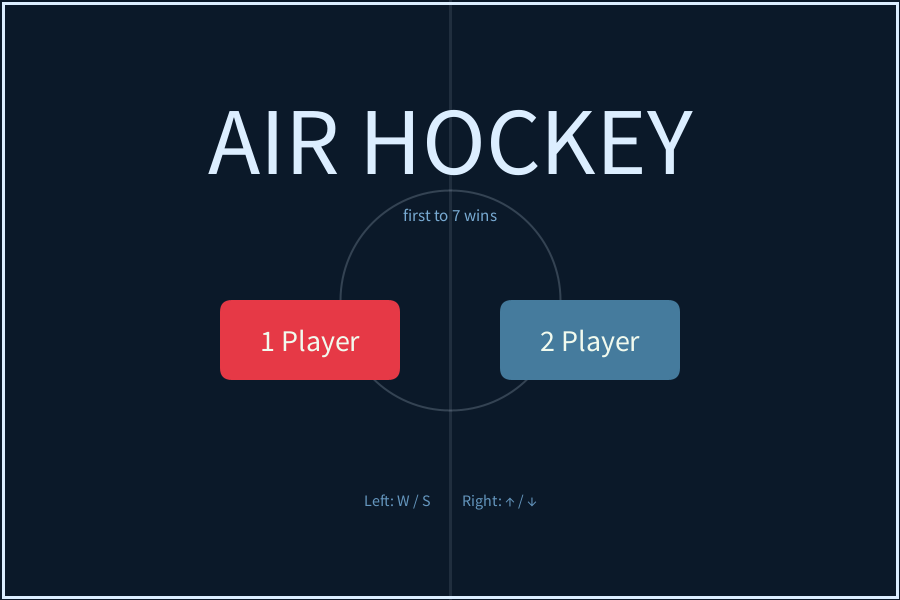
Frame 1 (no input)
Frame 60 (the mouse pressed at the canvas centre just before this capture): identical to frame 1, image omitted
Frame 120 (the mouse held since frame 60 and released just before this capture): identical to frame 1, image omitted

The Processing sketch that drew this single still picture (run headless with seeded random() and noise(); from frame 60 on, the mouse is pressed at the canvas centre):

// Processing sketch: sketch_260606a
// ── sketch_260606a.pde
void moveBall() {
  ballX += ballVX;
  ballY += ballVY;

  // Top and bottom wall bounce
  if (ballY - puckR <= 0) {
    ballY = puckR;
    ballVY = abs(ballVY);
  } else if (ballY + puckR >= height) {
    ballY = height - puckR;
    ballVY = -abs(ballVY);
  }

  // Left mallet collision (circle-circle)
  if (ballVX < 0) {
    float dx = ballX - leftX;
    float dy = ballY - leftY;
    float d  = sqrt(dx*dx + dy*dy);
    float minDist = malletR + puckR;

    if (d > 0 && d < minDist) {
      float nx = dx / d;
      float ny = dy / d;

      // Push puck outside mallet
      ballX = leftX + nx * (minDist + 1);
      ballY = leftY + ny * (minDist + 1);

      // Reflect velocity off collision normal
      float dot = ballVX * nx + ballVY * ny;
      ballVX -= 2 * dot * nx;
      ballVY -= 2 * dot * ny;

      // Guarantee rightward motion and clamp vertical speed
      if (ballVX < 5) ballVX = 5;
      ballVY = constrain(ballVY, -8, 8);
    }
  }

  // Right mallet collision (circle-circle)
  if (ballVX > 0) {
    float dx = ballX - rightX;
    float dy = ballY - rightY;
    float d  = sqrt(dx*dx + dy*dy);
    float minDist = malletR + puckR;

    if (d > 0 && d < minDist) {
      float nx = dx / d;
      float ny = dy / d;

      ballX = rightX + nx * (minDist + 1);
      ballY = rightY + ny * (minDist + 1);

      float dot = ballVX * nx + ballVY * ny;
      ballVX -= 2 * dot * nx;
      ballVY -= 2 * dot * ny;

      // Guarantee leftward motion and clamp vertical speed
      if (ballVX > -5) ballVX = -5;
      ballVY = constrain(ballVY, -8, 8);
    }
  }

  // Score: puck exits right side
  if (ballX > width) {
    leftScore++;
    resetBall();
  }

  // Score: puck exits left side
  if (ballX < 0) {
    rightScore++;
    resetBall();
  }
}

void resetBall() {
  ballX = width / 2;
  ballY = height / 2;

  ballVX = random(1) < 0.5 ? 6 : -6;
  ballVY = random(-3, 3);

  resetTimer  = millis() + 600;
  ballWaiting = true;
}

// ── enemy.pde
void aiMove() {
  if (ballY < rightY - 8) rightY -= 5;
  else if (ballY > rightY + 8) rightY += 5;

  rightY = constrain(rightY, malletR, height - malletR);
}

// ── gamemode.pde
// Draws the frozen game state — called by both gameMode and pauseMode.
void drawGameElements() {
  // Table border
  stroke(lineColor);
  strokeWeight(4);
  noFill();
  rect(3, 3, width - 6, height - 6);

  // Dashed center line
  stroke(lineColor);
  strokeWeight(2);
  drawDashedLine(width/2, 6, width/2, height - 6, 16);

  // Center circle
  noFill();
  stroke(lineColor);
  strokeWeight(2);
  ellipse(width/2, height/2, 180, 180);

  // Center dot
  fill(lineColor);
  noStroke();
  ellipse(width/2, height/2, 8, 8);

  // Goal zone markers
  strokeWeight(5);
  stroke(leftColor);
  line(5, height/2 - 70, 5, height/2 + 70);
  stroke(rightColor);
  line(width - 5, height/2 - 70, width - 5, height/2 + 70);

  // Puck shadow
  noStroke();
  fill(0, 0, 0, 70);
  ellipse(ballX + 3, ballY + 3, puckR * 2, puckR * 2);
  // Puck body
  fill(puckColor);
  ellipse(ballX, ballY, puckR * 2, puckR * 2);
  // Puck highlight
  fill(255, 255, 255, 130);
  ellipse(ballX - puckR * 0.28, ballY - puckR * 0.28, puckR * 0.55, puckR * 0.55);

  // Left mallet shadow
  fill(0, 0, 0, 70);
  ellipse(leftX + 3, leftY + 3, malletR * 2, malletR * 2);
  // Left mallet body
  fill(leftColor);
  noStroke();
  ellipse(leftX, leftY, malletR * 2, malletR * 2);
  // Left mallet inner ring
  fill(0, 0, 0, 80);
  ellipse(leftX, leftY, malletR * 0.65, malletR * 0.65);
  // Left mallet center handle
  fill(255, 255, 255, 160);
  ellipse(leftX, leftY, malletR * 0.25, malletR * 0.25);

  // Right mallet shadow
  fill(0, 0, 0, 70);
  ellipse(rightX + 3, rightY + 3, malletR * 2, malletR * 2);
  // Right mallet body
  fill(rightColor);
  noStroke();
  ellipse(rightX, rightY, malletR * 2, malletR * 2);
  // Right mallet inner ring
  fill(0, 0, 0, 80);
  ellipse(rightX, rightY, malletR * 0.65, malletR * 0.65);
  // Right mallet center handle
  fill(255, 255, 255, 160);
  ellipse(rightX, rightY, malletR * 0.25, malletR * 0.25);

  // Scores
  textAlign(CENTER, CENTER);
  textSize(52);
  fill(leftColor);
  text(leftScore, width/2 - 120, 52);
  fill(rightColor);
  text(rightScore, width/2 + 120, 52);
}

void drawDashedLine(float x1, float y1, float x2, float y2, float dashLen) {
  float d  = dist(x1, y1, x2, y2);
  float nx = (x2 - x1) / d;
  float ny = (y2 - y1) / d;
  float pos = 0;
  boolean drawing = true;
  while (pos < d) {
    float end = min(pos + dashLen, d);
    if (drawing) {
      line(x1 + nx * pos, y1 + ny * pos, x1 + nx * end, y1 + ny * end);
    }
    pos += dashLen;
    drawing = !drawing;
  }
}

void gameMode() {
  movePaddles();

  if (onePlayer) aiMove();

  if (ballWaiting) {
    if (millis() > resetTimer) ballWaiting = false;
  } else {
    moveBall();
  }

  drawGameElements();

  if (leftScore >= 7 || rightScore >= 7) {
    mode = GAMEOVER;
  }
}

// ── gameover.pde
void gameOverMode() {
  // Table decorations
  noFill();
  stroke(lineColor);
  strokeWeight(3);
  rect(3, 3, width - 6, height - 6);

  stroke(220, 238, 255, 40);
  strokeWeight(2);
  ellipse(width/2, height/2, 220, 220);

  stroke(220, 238, 255, 20);
  strokeWeight(3);
  line(width/2, 0, width/2, height);

  // Scores
  textAlign(CENTER, CENTER);
  textSize(52);
  fill(leftColor);
  text(leftScore, width/2 - 120, 55);
  fill(lineColor);
  text("-", width/2, 55);
  fill(rightColor);
  text(rightScore, width/2 + 120, 55);

  // Winner announcement
  boolean leftWins = leftScore > rightScore;
  color winColor = leftWins ? leftColor : rightColor;
  String winText = leftWins ? "RED WINS" : "BLUE WINS";

  fill(winColor);
  textSize(80);
  text(winText, width/2, height/2 - 10);

  // Return prompt
  fill(lineColor);
  textSize(22);
  text("click to return to menu", width/2, height - 75);
}

// ── intro.pde
void introMode() {
  // Table decorations
  noFill();
  stroke(lineColor);
  strokeWeight(3);
  rect(3, 3, width - 6, height - 6);

  stroke(220, 238, 255, 50);
  strokeWeight(2);
  ellipse(width/2, height/2, 220, 220);

  stroke(220, 238, 255, 25);
  strokeWeight(3);
  line(width/2, 0, width/2, height);

  // Title
  textAlign(CENTER, CENTER);
  fill(lineColor);
  textSize(96);
  text("AIR HOCKEY", width/2, 140);

  // Subtitle
  textSize(17);
  fill(120, 170, 210);
  text("first to 7 wins", width/2, 215);

  // 1 Player button
  rectMode(CORNER);
  fill(leftColor);
  noStroke();
  rect(220, 300, 180, 80, 12);
  fill(textColor);
  textSize(30);
  text("1 Player", 310, 340);

  // 2 Player button
  fill(rightColor);
  rect(500, 300, 180, 80, 12);
  fill(textColor);
  text("2 Player", 590, 340);

  // Controls hint
  textSize(16);
  fill(100, 150, 190);
  text("Left: W / S          Right: ↑ / ↓", width/2, 500);
}

// ── key.pde
void keyPressed() {
  if (key == 'w' || key == 'W') wPressed = true;
  if (key == 's' || key == 'S') sPressed = true;
  if (keyCode == UP) upPressed = true;
  if (keyCode == DOWN) downPressed = true;
}



void keyReleased() {
  if (key == 'w' || key == 'W') wPressed = false;
  if (key == 's' || key == 'S') sPressed = false;
  if (keyCode == UP) upPressed = false;
  if (keyCode == DOWN) downPressed = false;
}

// ── mouse.pde
void mousePressed() {
  // intro
  if (mode == INTRO) {
    // 1 Player Button
    if (mouseX > 220 && mouseX < 400 &&
      mouseY > 300 && mouseY < 380) {
      onePlayer = true;
      resetGame();
      mode = GAME;
    }

    // 2 Player Button
    if (mouseX > 500 && mouseX < 680 &&
      mouseY > 300 && mouseY < 380) {
      onePlayer = false;
      resetGame();
      mode = GAME;
    }
  }

  // game to pause
  else if (mode == GAME) {
    mode = PAUSE;
  }

  // pause to game
  else if (mode == PAUSE) {
    mode = GAME;
  }

  // game over to intro
  else if (mode == GAMEOVER) {
    resetGame();
    mode = INTRO;
  }
}

// ── paddle.pde
void movePaddles() {
  if (wPressed) leftY -= paddleSpeed;
  if (sPressed) leftY += paddleSpeed;

  if (!onePlayer) {
    if (upPressed)   rightY -= paddleSpeed;
    if (downPressed) rightY += paddleSpeed;
  }

  leftY  = constrain(leftY,  malletR, height - malletR);
  rightY = constrain(rightY, malletR, height - malletR);
}

// ── pause.pde
void pauseMode() {
  // Draw frozen game state (no logic update)
  drawGameElements();

  // Dark overlay
  fill(0, 0, 0, 160);
  noStroke();
  rect(0, 0, width, height);

  // Pause text
  fill(lineColor);
  textAlign(CENTER, CENTER);
  textSize(88);
  text("PAUSED", width/2, height/2 - 24);

  textSize(22);
  fill(160, 190, 220);
  text("click to resume", width/2, height/2 + 56);
}

// ── pong.pde
int mode;

final int INTRO    = 0;
final int GAME     = 1;
final int PAUSE    = 2;
final int GAMEOVER = 3;

// Puck
float ballX, ballY;
float ballVX, ballVY;
float puckR = 18;

// Mallets
float leftX  = 65;
float leftY;
float rightX;
float rightY;

float malletR    = 35;
float paddleSpeed = 6;

// Scores
int leftScore  = 0;
int rightScore = 0;

// Controls
boolean wPressed, sPressed;
boolean upPressed, downPressed;

// Mode
boolean onePlayer = true;

// Reset timer
int     resetTimer  = 0;
boolean ballWaiting = false;

// Colors
color bgColor    = #0B1929;
color lineColor  = #DCEEFF;
color leftColor  = #E63946;
color rightColor = #457B9D;
color puckColor  = #FFD700;
color textColor  = #F1FAEE;

void setup() {
  size(900, 600);
  rightX = width - 65;
  mode = INTRO;
  resetGame();
}

void draw() {
  background(bgColor);

  if (mode == INTRO) {
    introMode();
  } else if (mode == GAME) {
    gameMode();
  } else if (mode == PAUSE) {
    pauseMode();
  } else if (mode == GAMEOVER) {
    gameOverMode();
  }
}

// ── reset.pde
void resetGame() {
  leftY = height/2;
  rightY = height/2;

  leftScore = 0;
  rightScore = 0;

  resetBall();
}
